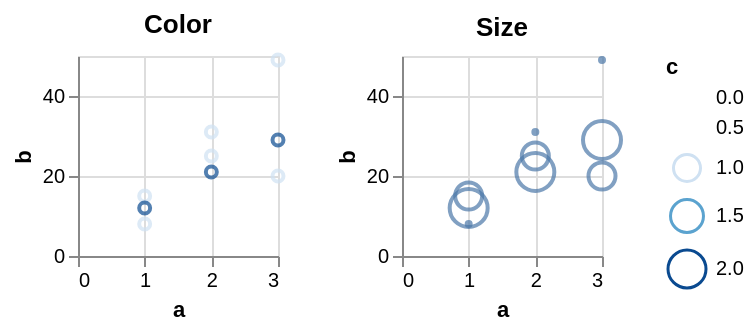

Vega-Lite specification for this chart:
### Vega specification from a JSON file in a GitHub repository (floating-point values rounded to 4 significant figures)
{"$schema": "https://vega.github.io/schema/vega/v5.json", "description": "Testing invalid", "background": "white", "padding": 5, "height": 100, "data": [{"name": "source_0", "values": [{"a": 1, "b": 15, "c": 1}, {"a": 2, "b": 25, "c": 1}, {"a": 3, "b": 20, "c": 1}, {"a": 1, "b": 12, "c": 2}, {"a": 2, "b": 21, "c": 2}, {"a": 3, "b": 29, "c": 2}, {"a": 1, "b": 8, "c": null}, {"a": 2, "b": 31, "c": null}, {"a": 3, "b": 49, "c": null}]}], "signals": [{"name": "childWidth", "value": 100}], "layout": {"padding": 20, "bounds": "full", "align": "each"}, "marks": [{"type": "group", "name": "concat_0_group", "title": {"text": "Color", "frame": "group"}, "style": "cell", "encode": {"update": {"width": {"signal": "childWidth"}, "height": {"signal": "height"}}}, "marks": [{"name": "concat_0_marks", "type": "symbol", "style": ["point"], "from": {"data": "source_0"}, "encode": {"update": {"opacity": {"value": 0.7}, "fill": {"value": "transparent"}, "stroke": [{"test": "!isValid(datum[\"c\"]) || !isFinite(+datum[\"c\"])", "signal": "scale('color', inrange(0, domain('color')) ? 0 : domain('color')[0])"}, {"scale": "color", "field": "c"}], "tooltip": {"signal": "{\"a\": format(datum[\"a\"], \"\"), \"b\": format(datum[\"b\"], \"\"), \"c\": format(datum[\"c\"], \"\")}"}, "ariaRoleDescription": {"value": "point"}, "description": {"signal": "\"a: \" + (format(datum[\"a\"], \"\")) + \"; b: \" + (format(datum[\"b\"], \"\")) + \"; c: \" + (format(datum[\"c\"], \"\"))"}, "x": [{"test": "!isValid(datum[\"a\"]) || !isFinite(+datum[\"a\"])", "scale": "concat_0_x", "value": 0}, {"scale": "concat_0_x", "field": "a"}], "y": [{"test": "!isValid(datum[\"b\"]) || !isFinite(+datum[\"b\"])", "scale": "concat_0_y", "value": 0}, {"scale": "concat_0_y", "field": "b"}]}}}], "axes": [{"scale": "concat_0_x", "orient": "bottom", "gridScale": "concat_0_y", "grid": true, "tickCount": {"signal": "ceil(childWidth/40)"}, "domain": false, "labels": false, "aria": false, "maxExtent": 0, "minExtent": 0, "ticks": false, "zindex": 0}, {"scale": "concat_0_y", "orient": "left", "gridScale": "concat_0_x", "grid": true, "tickCount": {"signal": "ceil(height/40)"}, "domain": false, "labels": false, "aria": false, "maxExtent": 0, "minExtent": 0, "ticks": false, "zindex": 0}, {"scale": "concat_0_x", "orient": "bottom", "grid": false, "title": "a", "labelFlush": true, "labelOverlap": true, "tickCount": {"signal": "ceil(childWidth/40)"}, "zindex": 0}, {"scale": "concat_0_y", "orient": "left", "grid": false, "title": "b", "labelOverlap": true, "tickCount": {"signal": "ceil(height/40)"}, "zindex": 0}]}, {"type": "group", "name": "concat_1_group", "title": {"text": "Size", "frame": "group"}, "style": "cell", "encode": {"update": {"width": {"signal": "childWidth"}, "height": {"signal": "height"}}}, "marks": [{"name": "concat_1_marks", "type": "symbol", "style": ["point"], "from": {"data": "source_0"}, "encode": {"update": {"opacity": {"value": 0.7}, "fill": {"value": "transparent"}, "stroke": {"value": "#4c78a8"}, "tooltip": {"signal": "{\"a\": format(datum[\"a\"], \"\"), \"b\": format(datum[\"b\"], \"\"), \"c\": format(datum[\"c\"], \"\")}"}, "ariaRoleDescription": {"value": "point"}, "description": {"signal": "\"a: \" + (format(datum[\"a\"], \"\")) + \"; b: \" + (format(datum[\"b\"], \"\")) + \"; c: \" + (format(datum[\"c\"], \"\"))"}, "x": [{"test": "!isValid(datum[\"a\"]) || !isFinite(+datum[\"a\"])", "scale": "concat_1_x", "value": 0}, {"scale": "concat_1_x", "field": "a"}], "y": [{"test": "!isValid(datum[\"b\"]) || !isFinite(+datum[\"b\"])", "scale": "concat_1_y", "value": 0}, {"scale": "concat_1_y", "field": "b"}], "size": [{"test": "!isValid(datum[\"c\"]) || !isFinite(+datum[\"c\"])", "scale": "size", "value": 0}, {"scale": "size", "field": "c"}]}}}], "axes": [{"scale": "concat_1_x", "orient": "bottom", "gridScale": "concat_1_y", "grid": true, "tickCount": {"signal": "ceil(childWidth/40)"}, "domain": false, "labels": false, "aria": false, "maxExtent": 0, "minExtent": 0, "ticks": false, "zindex": 0}, {"scale": "concat_1_y", "orient": "left", "gridScale": "concat_1_x", "grid": true, "tickCount": {"signal": "ceil(height/40)"}, "domain": false, "labels": false, "aria": false, "maxExtent": 0, "minExtent": 0, "ticks": false, "zindex": 0}, {"scale": "concat_1_x", "orient": "bottom", "grid": false, "title": "a", "labelFlush": true, "labelOverlap": true, "tickCount": {"signal": "ceil(childWidth/40)"}, "zindex": 0}, {"scale": "concat_1_y", "orient": "left", "grid": false, "title": "b", "labelOverlap": true, "tickCount": {"signal": "ceil(height/40)"}, "zindex": 0}]}], "scales": [{"name": "color", "type": "linear", "domain": {"data": "source_0", "field": "c"}, "range": "ramp", "interpolate": "hcl", "zero": false}, {"name": "size", "type": "linear", "domain": {"data": "source_0", "field": "c"}, "range": [4, 361], "zero": true}, {"name": "concat_0_x", "type": "linear", "domain": {"data": "source_0", "field": "a"}, "range": [0, {"signal": "childWidth"}], "nice": true, "zero": true}, {"name": "concat_0_y", "type": "linear", "domain": {"data": "source_0", "field": "b"}, "range": [{"signal": "height"}, 0], "nice": true, "zero": true}, {"name": "concat_1_x", "type": "linear", "domain": {"data": "source_0", "field": "a"}, "range": [0, {"signal": "childWidth"}], "nice": true, "zero": true}, {"name": "concat_1_y", "type": "linear", "domain": {"data": "source_0", "field": "b"}, "range": [{"signal": "height"}, 0], "nice": true, "zero": true}], "legends": [{"stroke": "color", "gradientLength": {"signal": "clamp(height, 64, 200)"}, "title": "c", "encode": {"gradient": {"update": {"opacity": {"value": 0.7}}}}, "symbolType": "circle", "size": "size"}], "config": {"mark": {"tooltip": true}}}
